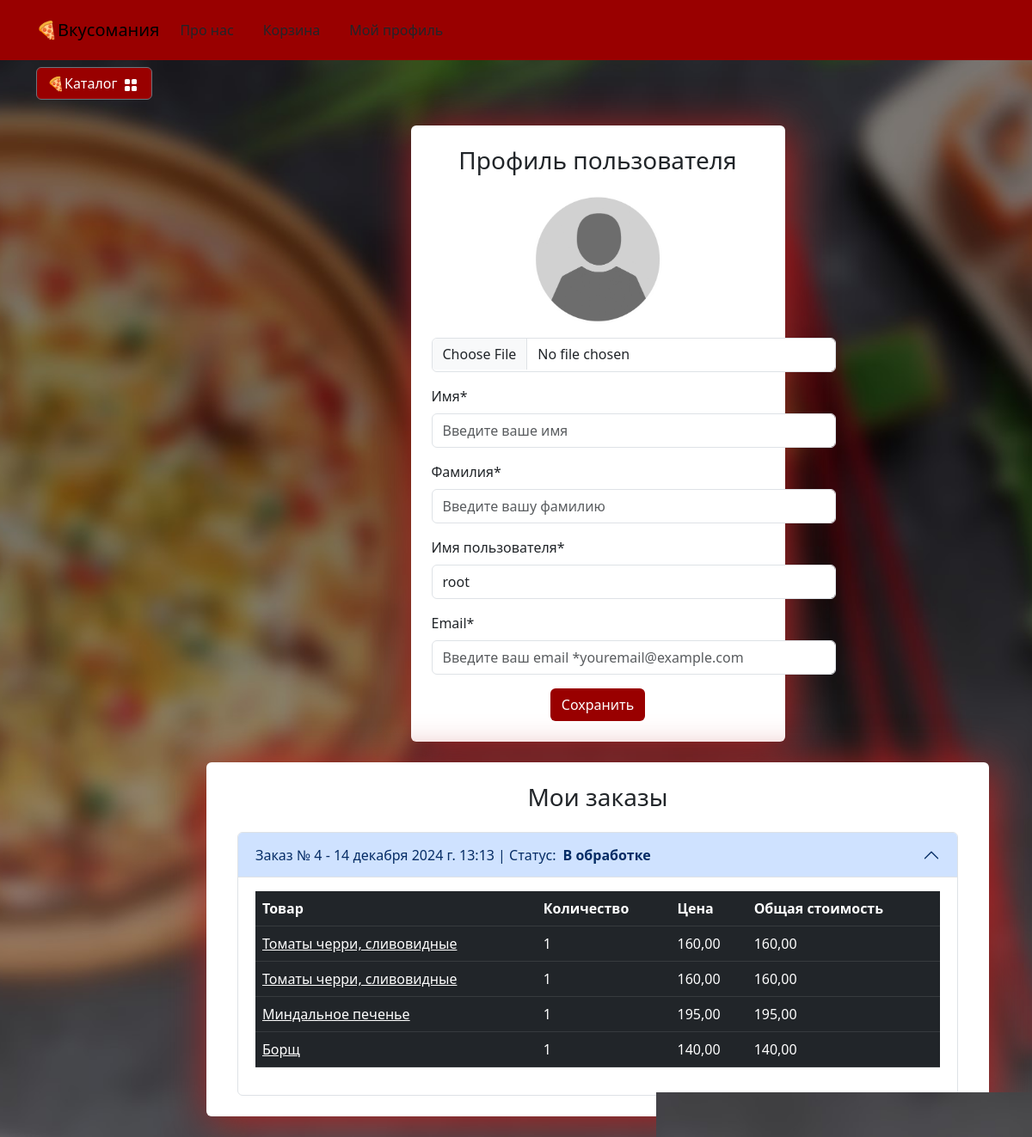
The page /user/profile/ (signed in) on the database its author committed.
### users/models.py (models this page shows, shortened)
class User(AbstractUser):
    image = models.ImageField(upload_to='users_images', blank=True, null=True, verbose_name='Аватар')
    phone_number = models.CharField(max_length=10, blank=True, null=True)
    class Meta:
        db_table = 'user'
        verbose_name = 'Пользователя'
        verbose_name_plural = 'Пользователи'

### orders/models.py (models this page shows, shortened)
class Order(models.Model):
    user = models.ForeignKey(to=User, on_delete=models.SET_DEFAULT, blank=True, null=True, verbose_name="Пользователь", default=None)
    created_timestamp = models.DateTimeField(auto_now_add=True, verbose_name="Дата создания заказа")
    phone_number = models.CharField(max_length=20, verbose_name="Номер телефона")
    requires_delivery = models.BooleanField(default=False, verbose_name="Требуется доставка")
    delivery_address = models.TextField(null=True, blank=True, verbose_name="Адрес доставки")
    payment_on_get = models.BooleanField(default=False, verbose_name="Оплата при получении")
    is_paid = models.BooleanField(default=False, verbose_name="Оплачено")
    status = models.CharField(max_length=50, default='В обработке', verbose_name="Статус заказа")
    class Meta:
        db_table = "order"
        verbose_name = "Заказ"
        verbose_name_plural = "Заказы"
        ordering = ("id",)

class OrderItem(models.Model):
    order = models.ForeignKey(to=Order, on_delete=models.CASCADE, verbose_name="Заказ")
    product = models.ForeignKey(to=Products, on_delete=models.SET_DEFAULT, null=True, verbose_name="Продукт", default=None)
    name = models.CharField(max_length=150, verbose_name="Название")
    price = models.DecimalField(max_digits=7, decimal_places=2, verbose_name="Цена")
    quantity = models.PositiveIntegerField(default=0, verbose_name="Количество")
    created_timestamp = models.DateTimeField(auto_now_add=True, verbose_name="Дата продажи")
    class Meta:
        db_table = "order_item"
        verbose_name = "Проданный товар"
        verbose_name_plural = "Проданные товары"
        ordering = ("id",)
    objects = OrderitemQueryset.as_manager()
    def products_price(self):
        return round(self.product.sell_price() * self.quantity, 2)

### goods/models.py (models this page shows, shortened)
class Products(models.Model):
    name = models.CharField(max_length=150, unique=True, verbose_name ='Название') # поле "Название" в категориях
    slug= models.SlugField(max_length=200, unique=True, blank = True, null=True, verbose_name = 'URL') # хранение фрагмента url адреса, может равняться 0
    description = models.TextField(blank=True, null=True,verbose_name ='Описание')
    image = models.ImageField(upload_to='goods_images', blank=True, null=True, verbose_name = 'Изображение')
    price = models.DecimalField(default=0.00, max_digits = 7, decimal_places=2, verbose_name = 'Цена')
    discout= models.DecimalField(default=0.00, max_digits = 7, decimal_places=2, verbose_name = 'Скидка в %')
    quantity = models.PositiveBigIntegerField(default=0, verbose_name='Количество')
    category = models.ForeignKey (to=Categories, on_delete=models.CASCADE, verbose_name='Категория')
    class Meta:
        db_table = 'product'
        verbose_name = 'Продукт'
        verbose_name_plural = 'Продукты'
        ordering = ("id",)
    def sell_price(self): #итоговая цена со скидкой
        if self.discout:
            return round (self.price - self.price*self.discout/100, 2)
        return self.price

### users/views.py (the view)
# urls.py: path('profile/', views.profile, name = 'profile'),
@login_required
def profile(request):
    if request.method == 'POST':
        form = ProfileForm(data=request.POST, instance=request.user, files=request.FILES)
        if form.is_valid():
            form.save()
            messages.success(request, "Данные личного кабинета успешно обновлены")
            return HttpResponseRedirect(reverse('user:profile'))
    else:
        form = ProfileForm(instance=request.user)
    orders = (
        Order.objects.filter(user=request.user)
            .prefetch_related(
                Prefetch(
                    "orderitem_set",
                    queryset=OrderItem.objects.select_related("product"),
                )
            )
            .order_by("-id")
    )
    context = {
        'title': 'Вкусомания - Кабинет',
        'form': form,
        'orders': orders,
    }
    return render(request, 'users/profile.html', context)

### users/forms.py
class ProfileForm(UserChangeForm):
    class Meta:
        model = User
        fields = (
            "image",
            "first_name",
            "last_name",
            "username",
            "email",)
    image = forms.ImageField(required=False)
    first_name = forms.CharField()
    last_name = forms.CharField()
    username = forms.CharField()
    email = forms.CharField()

### carts/models.py (called while the page is built)
    def total_price(self):
        return sum(cart.products_price() for cart in self)

    def total_quantity(self):
        if self:
            return sum(cart.quantity for cart in self)
        return 0

### carts/templatetags/carts_tags.py (called while the page is built)
@register.simple_tag()
def user_carts(request):
     return get_user_carts(request)

### carts/utils.py (called while the page is built)
def get_user_carts(request):
    if request.user.is_authenticated:
        return Cart.objects.filter(user=request.user).select_related('product')
    if not request.session.session_key:
        request.session.create()
    return Cart.objects.filter(session_key=request.session.session_key).select_related('product')

### goods/templatetags/goods_tags.py (called while the page is built)
@register.simple_tag()
def tag_categories():
    return Categories.objects.all()

### users/templates/users/profile.html (shortened to what this page needs)
{% extends "base.html" %}
{% load static %}
{% load carts_tags %}
{% block content %}
<div class="row">
    <div class="container mt-5">
        <div class="row justify-content-center">
            <div class="col-md-6">
                <div class=" bg-white p-4 mb-4 mx-2 rounded custom-shadow">
                    <h3 class="text-center mb-4">Профиль пользователя</h3>
                    <form action="{% url "users:profile" %}" method="post" enctype="multipart/form-data">
                        <div class="row">
                            <div class="col-md-12 mb-3 text-center">
                                {% if user.image %}
                                    <img src="{{ user.image.url }}"
                                        alt="Аватар пользователя" class="img-fluid rounded-circle"
                                        style="max-width: 150px;">
                                {% else %}
                                    <img src="{% static "deps/images/baseavatar.jpg" %}"
                                        alt="Аватар пользователя" class="img-fluid rounded-circle"
                                        style="max-width: 150px;">
                                {% endif %}
                                <input type="file" class="form-control mt-3" id="id_image"
                                    name='image'
                                    accept="image/*">
                            </div>
                            <div class="col-md-12 mb-3">
                                <label for="id_first_name" class="form-label">Имя*</label>
                                <input type="text" class="form-control" id="id_first_name"
                                    name="first_name"
                                    placeholder="Введите ваше имя"
                                    value="{{ form.first_name.value }}"
                                    required>
                            </div>
                            <div class="col-md-12 mb-3">
                                <label for="id_last_name" class="form-label">Фамилия*</label>
                                <input type="text" class="form-control" id="id_last_name"
                                    name="last_name"
                                    placeholder="Введите вашу фамилию"
                                    value="{{ form.last_name.value }}"
                                    required>
                            </div>
                            <div class="col-md-12 mb-3">
                                <label for="id_username" class="form-label">Имя пользователя*</label>
                                <input type="text" class="form-control" id="id_username"
                                    name="username"
                                    placeholder="Введите ваше имя пользователя"
                                    value="{{ form.username.value }}"
                                    required>
                            </div>
                            <div class="col-md-12 mb-3">
                                <label for="id_email" class="form-label">Email*</label>
                                <input type="email" class="form-control" id="id_email"
                                    name="email"
                                    placeholder="Введите ваш email *youremail@example.com"
                                    value="{{ form.email.value }}"
                                    required>
                            </div>
                        </div>
                        <div class="text-center">
                            <button type="submit" class="btn btn red-btn">Сохранить</button>
                        </div>
                    </form>
                </div>
            </div>
            {% user_carts request as carts %}
            <div class="col-md-12">
                <div class=" bg-white p-4 mb-4 mx-2 rounded custom-shadow1">
                    <h3 class="text-center mb-4">Мои заказы</h3>
                    <div class="container">
                        <div class="accordion" id="accordionExample">
                            {% for order in orders %}
                            <div class="accordion-item">
                                <h2 class="accordion-header" id="heading{{ order.id }}">
                                    <button class="accordion-button {% if order != orders.0 %}collapsed{% endif %}" type="button" data-bs-toggle="collapse" data-bs-target="#collapse{{ order.id }}" aria-expanded="false" aria-controls="collapse{{ order.id }}">
                                        Заказ № {{ order.id }} - {{ order.created_timestamp }} | Статус: <strong class="mx-2">{{order.status}}</strong>
                                    </button>
                                </h2>
                                <div id="collapse{{ order.id }}" class="accordion-collapse collapse {% if order == orders.0 %}show{% endif %}" aria-labelledby="heading{{ order.id }}" data-bs-parent="#accordionExample">
                                    <div class="accordion-body">
                                        <table class="table table-dark table-hover">
                                            <thead>
                                                <tr>
                                                    <th>Товар</th>
                                                    <th>Количество</th>
                                                    <th>Цена</th>
                                                    <th>Общая стоимость</th>
                                                </tr>
                                            </thead>
                                            <tbody>
                                                {% for item in order.orderitem_set.all %}
                                                <tr>
                                                    <td><a class="text-white" href="{% url 'goods:product' item.product.slug %}">{{ item.product.name }}</a></td>
                                                    <td>{{ item.quantity }}</td>
                                                    <td>{{ item.price }}</td>
                                                    <td>{{ item.products_price }}</td>
                                                </tr>
                                                {% endfor %}
                                            </tbody>
                                        </table>
                                    </div>
                                </div>
                            </div>
                            {% endfor %}
                        </div>
                    </div>
                </div>
            </div>
        </div>
    </div>
</div>
{% endblock  %}

### static/deps/css/my_css.css (style rules this page uses)
body { background-image: url("../images/bg-image.jpg"); background-repeat: no-repeat; background-attachment: fixed; background-position: center center; background-size: cover; height: 100%; }
.red-btn { background-color: #990000; color: white; }
.custom-shadow { box-shadow: 5px 5px 50px 1px #B22222; max-width: 800px; }
.custom-shadow1 { box-shadow: 5px 5px 50px 1px #B22222; }
.form-control { width: 470px; height: 40px; }

### rows shown on the page
User: username "root"
Order: id "4", created_timestamp "14 декабря 2024 г. 13:13", status "В обработке"
OrderItem: product.name "Томаты черри, сливовидные", quantity "1", price "160,00", products_price "160,00"
OrderItem: product.name "Томаты черри, сливовидные", quantity "1", price "160,00", products_price "160,00"
OrderItem: product.name "Миндальное печенье", quantity "1", price "195,00", products_price "195,00"
OrderItem: product.name "Борщ", quantity "1", price "140,00", products_price "140,00"
